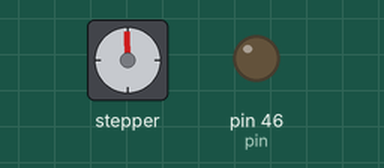
Simulated run of this sketch. Board: Arduino Mega 2560, built with avr-gcc and run on an emulated ATmega2560. Shown: stepper motor, output pins drawn as LEDs (lit = HIGH). Wiring (inferred from the names in the program): stepper motor driver (200 steps per turn assumed): step pin 65; direction pin 64. Pins used as bus, display or sensor lines are not drawn.

Above: at 0.15 s.
At 10.06 s:
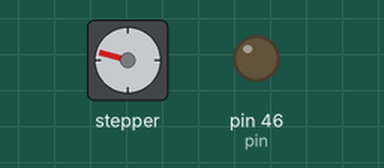
At 19.97 s:
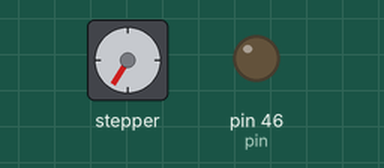
At 39.79 s:
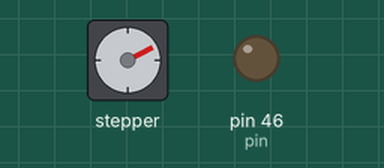
Timing chart, 0 to 40.0 s (numbered marks = the images above):
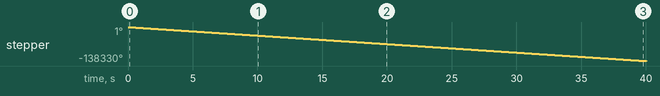

Measured:
- by itself, stepper: keeps turning counter-clockwise at about 3458°/s

The sketch:

OneGeo_motorY.ino
```cpp
const int pin = 46; //D46 due enable
const int oe = 40;  //D40 due //ESTOP
const int stepPin = 65; //A11
const int dirPin = 64; //A8
//int customDelay, customDelayMapped;
int customDelayMapped = 250;

void setup(){
  pinMode(pin, OUTPUT);
  pinMode(oe, OUTPUT);
  pinMode(stepPin, OUTPUT);
  pinMode(dirPin, OUTPUT);
  //pinMode(LED_BUILTIN, OUTPUT);


  }

  void loop(){
  digitalWrite(dirPin, LOW);
  //digitalWrite(LED_BUILTIN, LOW);
  digitalWrite(oe, LOW);
  digitalWrite(pin, LOW);
//  customDelayMapped = speedUp();
  digitalWrite(stepPin, HIGH);
      delayMicroseconds(customDelayMapped);
      digitalWrite(stepPin, LOW);
      delayMicroseconds(customDelayMapped);
  }
```
